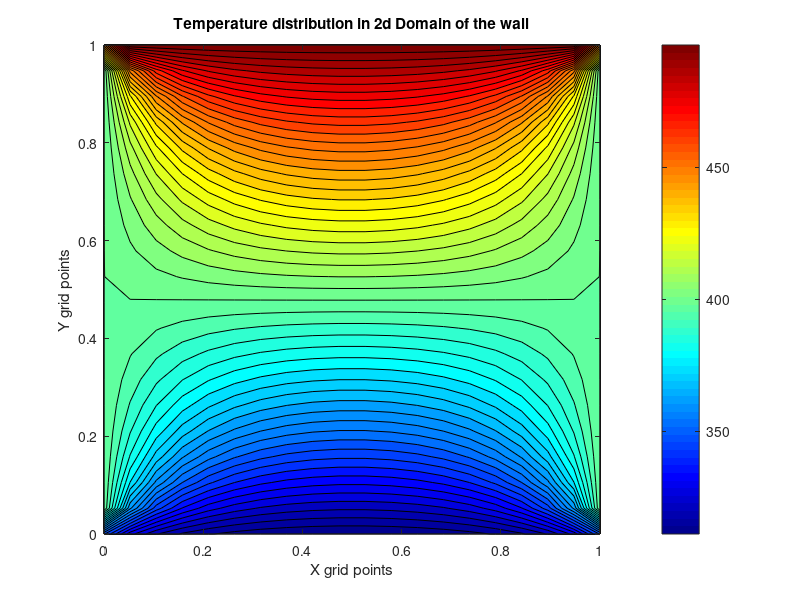

MATLAB code to generate this figure:
% Steady-State 2D Conduction with convective boundary condition on bottom
% Domain parameters
Lx = 1.0; % Length in x-direction
Ly = 1.0; % Length in y-direction
nx = 20; % Number of grid points in x-direction
ny = 20; % Number of grid points in y-direction
dx = Lx / (nx - 1); % Grid spacing in x-direction
dy = Ly / (ny - 1); % Grid spacing in y-direction
k = 1; % conductivity of the solid domain (W/mK)
% Convective boundary condition parameters (for bottom boundary)
h = 20; % Convective heat transfer coefficient(W/m2K)
T_inf = 300; % Ambient temperature for convective boundary
% Boundary conditions
T_top = 500; % Fixed temperature at the top boundary
T_left = 400; % Fixed temperature at the left boundary
T_right = 400; % Fixed temperature at the right boundary
% Initial guess for temperature (uniform 300 K)
T = 300 * ones(nx, ny);
% Convergence criteria
tolerance = 1e-5;
max_iterations = 10000;
error = 1;
iter = 0;
% Steady-state iterative solver for FDM (Gauss-Seidel)
while error > tolerance && iter < max_iterations
T_old = T;
% Update the interior points using central difference
for i = 2:nx-1
for j = 2:ny-1
T(i,j) = 0.25 * (T_old(i+1,j) + T_old(i-1,j) + T_old(i,j+1) + T_old(i,j-1));
end
end
% Applying boundary conditions
% Top boundary (Dirichlet boundary condition: T = 500 K)
T(nx, :) = T_top;
% Left boundary (Dirichlet boundary condition: T = 400 K)
T(:,1) = T_left;
% Right boundary (Dirichlet boundary condition: T = 400 K)
T(:,ny) = T_right;
% Bottom boundary (convective boundary condition)
T(1, :) = (T_old(2,:) + h*dy/k * T_inf) / (1 + h*dy/k);
% Corner Cases (mating points of the Walls)
T(nx,ny) = 0.5*(T_left + T_top);
T(nx,1) = T(nx,ny);
% Calculate error for convergence
error = max(max(abs(T - T_old)));
iter = iter + 1;
end
% Visualization of the temperature distribution
x = 0:dx:Lx;
y = 0:dy:Ly;
colormap(jet);
contourf(x, y, T,50);
colorbar;
title('Temperature distribution in 2d Domain of the wall');
xlabel('X grid points');
ylabel('Y grid points');